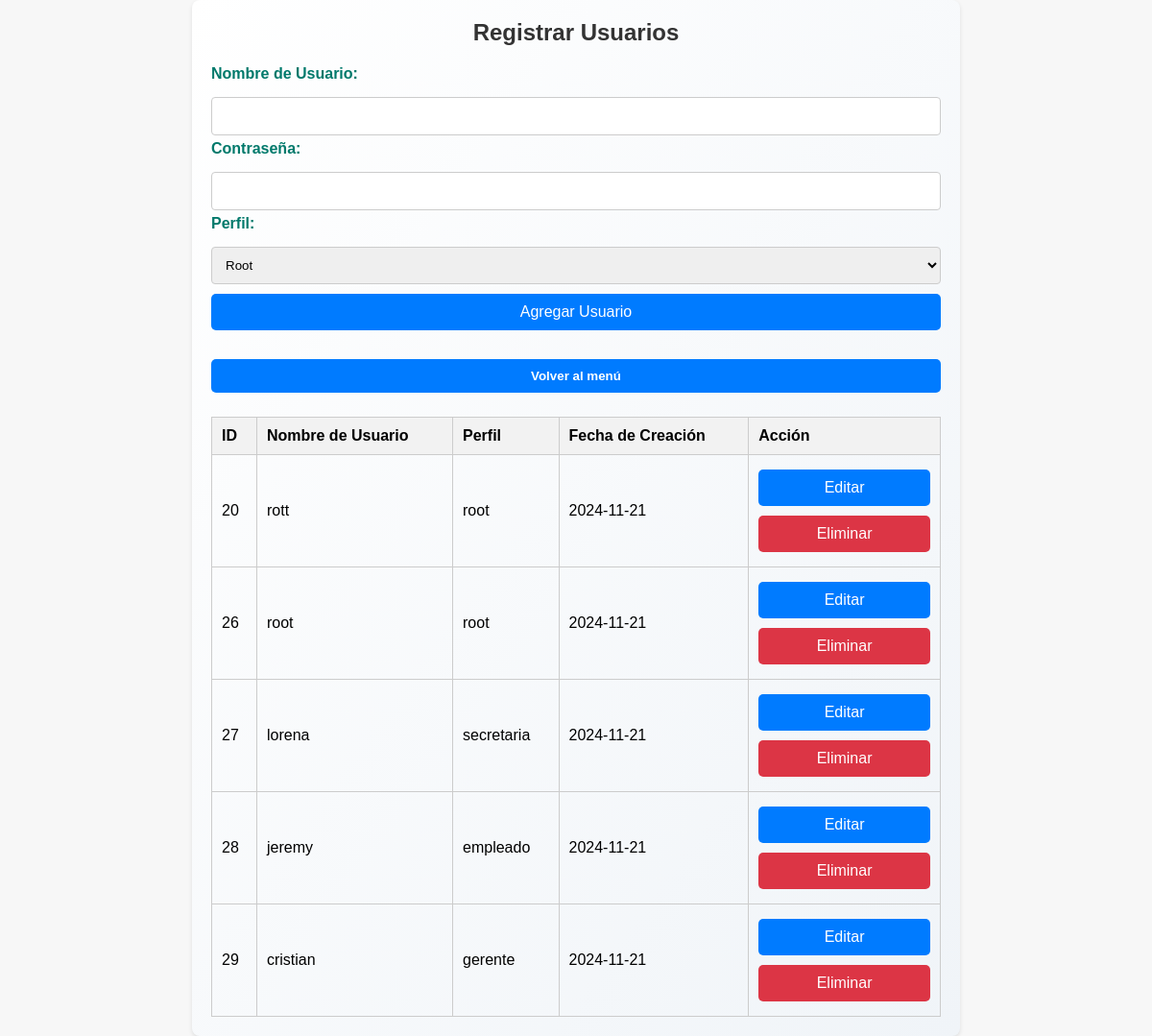
Page /registrar_usuarios.php (signed in) on the committed database.
### tables this page shows
CREATE TABLE `usuario` (
  `id` int(11) NOT NULL,
  `nombre_usuario` varchar(100) DEFAULT NULL,
  `contraseña` varchar(100) DEFAULT NULL,
  `perfil` varchar(50) DEFAULT NULL,
  `created_at` date DEFAULT NULL
);

### permisos.php (called while the page is built)
<?php
function verificarPermisos($perfil, $tabla, $accion) {
    $permisos = [
        'root' => ['ver' => '*', 'editar' => '*'],
        'gerente' => [
            'ver' => '*',
            'editar' => ['clientes', 'productos', 'ventas', 'proveedores', 'almacen', 'detalles_venta', 'categorias']
        ],
        'secretaria' => [
            'ver' => ['clientes', 'productos', 'ventas', 'detalles_venta', 'categorias'],
            'editar' => ['clientes', 'productos', 'ventas', 'detalles_venta', 'categorias']
        ],
        'empleado' => [
            'ver' => ['clientes', 'productos', 'ventas', 'detalles_venta', 'categorias'],
            'editar' => []
        ]
    ];
     if ($permisos[$perfil][$accion] === '*') {
        return true;
    }
    return in_array($tabla, $permisos[$perfil][$accion]);
}

### registrar_usuarios.php (the view, shortened to what this page needs)
<?php
include 'permisos.php';
$perfil = $_SESSION['perfil'];
$host = "localhost";
$user = "root";
$pass = "root";
$dbname = "tienda-f";
$conn = new mysqli($host, $user, $pass, $dbname);
$sql = "SELECT * FROM usuario";
$result = $conn->query($sql);
?>
<!DOCTYPE html>
<html lang="es">
<head>
    <link rel="stylesheet" href="styles.css">
</head>
<body>
    <div class="container">
        <h1>Registrar Usuarios</h1>
        <form method="POST" action="">
            <label for="nombre_usuario">Nombre de Usuario:</label>
            <input type="text" id="nombre_usuario" name="nombre_usuario" required>
            <label for="contraseña">Contraseña:</label>
            <input type="password" id="contraseña" name="contraseña" required>
            <label for="perfil">Perfil:</label>
            <select id="perfil" name="perfil" required>
                <option value="root">Root</option>
            </select>
            <input type="submit" name="agregar" value="Agregar Usuario" class="btn">
        </form>
        <div class="button-group">
            <form method="POST" action="<?php
                if ($_SESSION['perfil'] === 'root') {
                    echo 'root.php';
                } elseif ($_SESSION['perfil'] === 'secretaria') {
                    echo 'secretaria.php';
                } elseif ($_SESSION['perfil'] === 'gerente') {
                    echo 'gerente.php';
                } elseif ($_SESSION['perfil'] === 'empleado') {
                    echo 'empleado.php';
                }
            ?>">
                <button type="submit" class="btn">Volver al menú</button>
            </form>
        </div>
        <table>
            <tr>
                <th>ID</th>
                <th>Nombre de Usuario</th>
                <th>Perfil</th>
                <th>Fecha de Creación</th>
                <?php if (verificarPermisos($perfil, 'usuario', 'editar')): ?>
                    <th>Acción</th>
                <?php endif; ?>
            </tr>
            <?php if ($result->num_rows > 0) {
                while ($row = $result->fetch_assoc()) { ?>
                    <tr>
                        <td><?php echo $row['id']; ?></td>
                        <td>
                            <?php if (isset($_POST['editar']) && $_POST['usuario_id'] == $row['id']): ?>
                                <form method="POST" action="">
                                    <input type="hidden" name="usuario_id" value="<?php echo $row['id']; ?>">
                                    <input type="text" name="nombre_usuario" value="<?php echo $row['nombre_usuario']; ?>" required>
                                    <select name="perfil" required>
                                        <option value="root" <?php if ($row['perfil'] == 'root') echo 'selected'; ?>>Root</option>
                                        <option value="secretaria" <?php if ($row['perfil'] == 'secretaria') echo 'selected'; ?>>Secretaria</option>
                                        <option value="gerente" <?php if ($row['perfil'] == 'gerente') echo 'selected'; ?>>Gerente</option>
                                        <option value="empleado" <?php if ($row['perfil'] == 'empleado') echo 'selected'; ?>>Empleado</option>
                                    </select>
                                    <input type="submit" name="guardar" value="Guardar" class="btn">
                                </form>
                            <?php else: ?>
                                <?php echo $row['nombre_usuario']; ?>
                            <?php endif; ?>
                        </td>
                        <td><?php echo $row['perfil']; ?></td>
                        <td><?php echo $row['created_at']; ?></td>
                        <?php if (verificarPermisos($perfil, 'usuario', 'editar')): ?>
                            <td>
                                <form method="POST" action="">
                                    <input type="submit" name="editar" value="Editar" class="btn">
                                    <input type="submit" name="eliminar" value="Eliminar" class="btn btn-delete">
                                </form>
                            </td>
                        <?php endif; ?>
                    </tr>
                <?php }
            } else {
                echo "<tr><td colspan='5'>No hay usuarios registrados.</td></tr>";
            } ?>
        </table>
    </div>
</body>
</html>

### styles.css (style rules this page uses)
* { margin: 0; padding: 0; box-sizing: border-box; }
body { font-family: 'Arial', sans-serif; background-color: #5a5a5a; display: flex; justify-content: center; align-items: center; min-height: 100vh; padding: 20px; }
.container { width: 90%; max-width: 500px; background: linear-gradient(to bottom right, #ffffff, #f0f4f8); padding: 30px; border-radius: 15px; box-shadow: 0 10px 30px rgba(0, 0, 0, 0.15); transition: box-shadow 0.3s ease; }
h2, h1 { text-align: center; color: #000000; margin-bottom: 20px; font-size: 24px; }
label { display: block; margin-bottom: 10px; font-weight: bold; color: #00796b; }
input { width: 100%; padding: 12px; margin-bottom: 20px; border: 2px solid #000000; border-radius: 8px; font-size: 16px; transition: border-color 0.3s ease, box-shadow 0.3s ease; }
button { background-color: #2600ff; color: #ffffff; padding: 12px; border: none; border-radius: 5px; cursor: pointer; font-weight: bold; width: calc(100% - 40px); margin-top: 10px; transition: background-color 0.3s; position: relative; }
.button-group { display: flex; justify-content: space-between; margin-top: 20px; gap: 10px; }
.button-group a, .button-group button { flex: 1; }
.button-group { display: block; margin-top: 20px; }

### registrar_usuarios.php (style rules this page uses)
body { font-family: Arial, sans-serif; margin: 0; padding: 0; background-color: #f7f7f7; }
.container { max-width: 800px; margin: 0 auto; padding: 20px; background-color: white; border-radius: 8px; box-shadow: 0 2px 4px rgba(0, 0, 0, 0.1); }
h1 { text-align: center; color: #333; }
input, select, button { width: 100%; padding: 10px; margin: 5px 0; border: 1px solid #ccc; border-radius: 4px; }
table { width: 100%; border-collapse: collapse; margin-top: 20px; }
th, td { border: 1px solid #ccc; padding: 10px; text-align: left; }
th { background-color: #f2f2f2; }
.btn { padding: 10px; color: white; background-color: #007bff; border: none; border-radius: 5px; cursor: pointer; }
.btn-delete { background-color: #dc3545; }

### rows in the picture
usuario: id "20", nombre_usuario "rott", perfil "root", created_at "2024-11-21"
usuario: id "26", nombre_usuario "root", perfil "root", created_at "2024-11-21"
usuario: id "27", nombre_usuario "lorena", perfil "secretaria", created_at "2024-11-21"
usuario: id "28", nombre_usuario "jeremy", perfil "empleado", created_at "2024-11-21"
usuario: id "29", nombre_usuario "cristian", perfil "gerente", created_at "2024-11-21"
